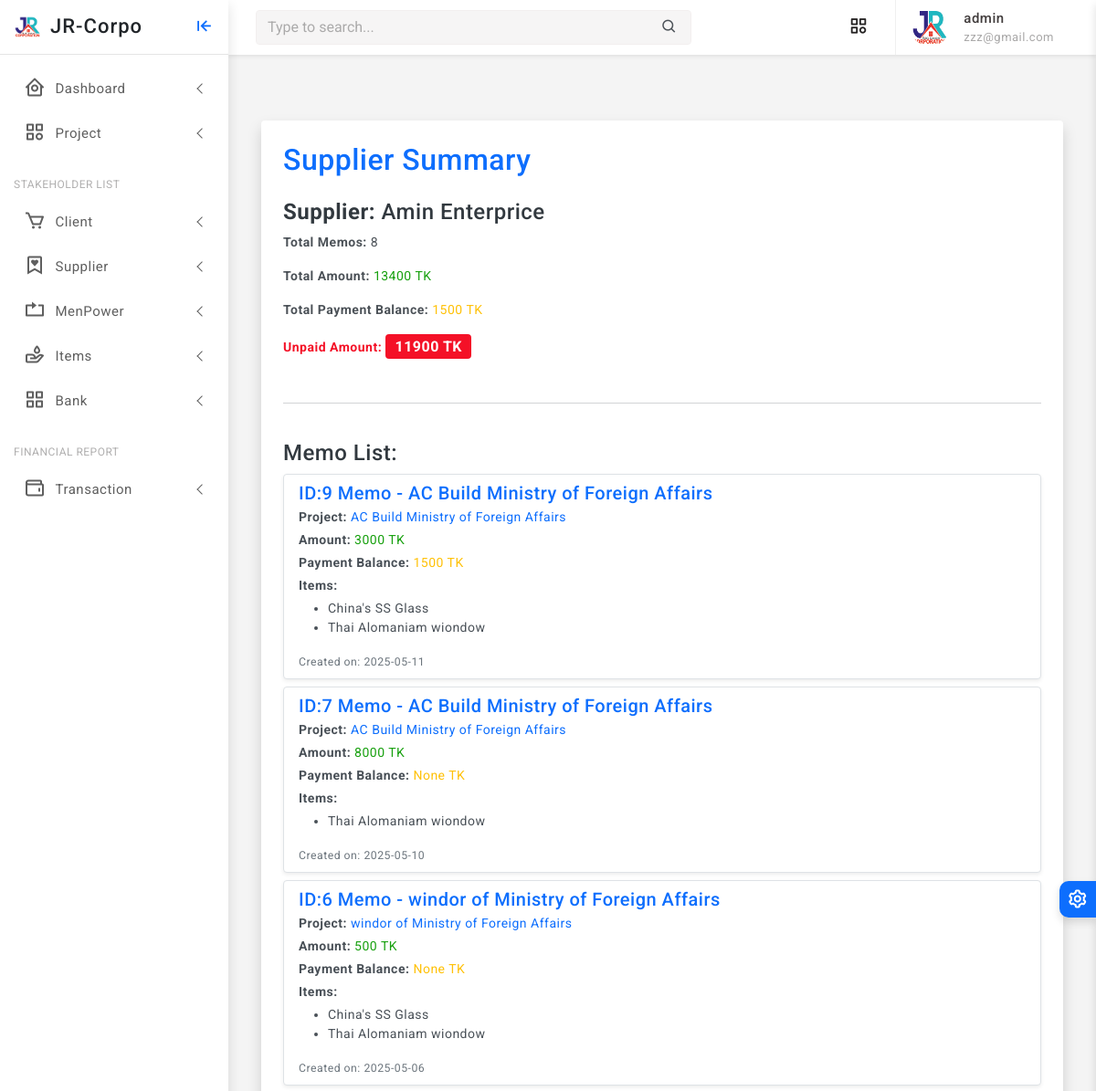
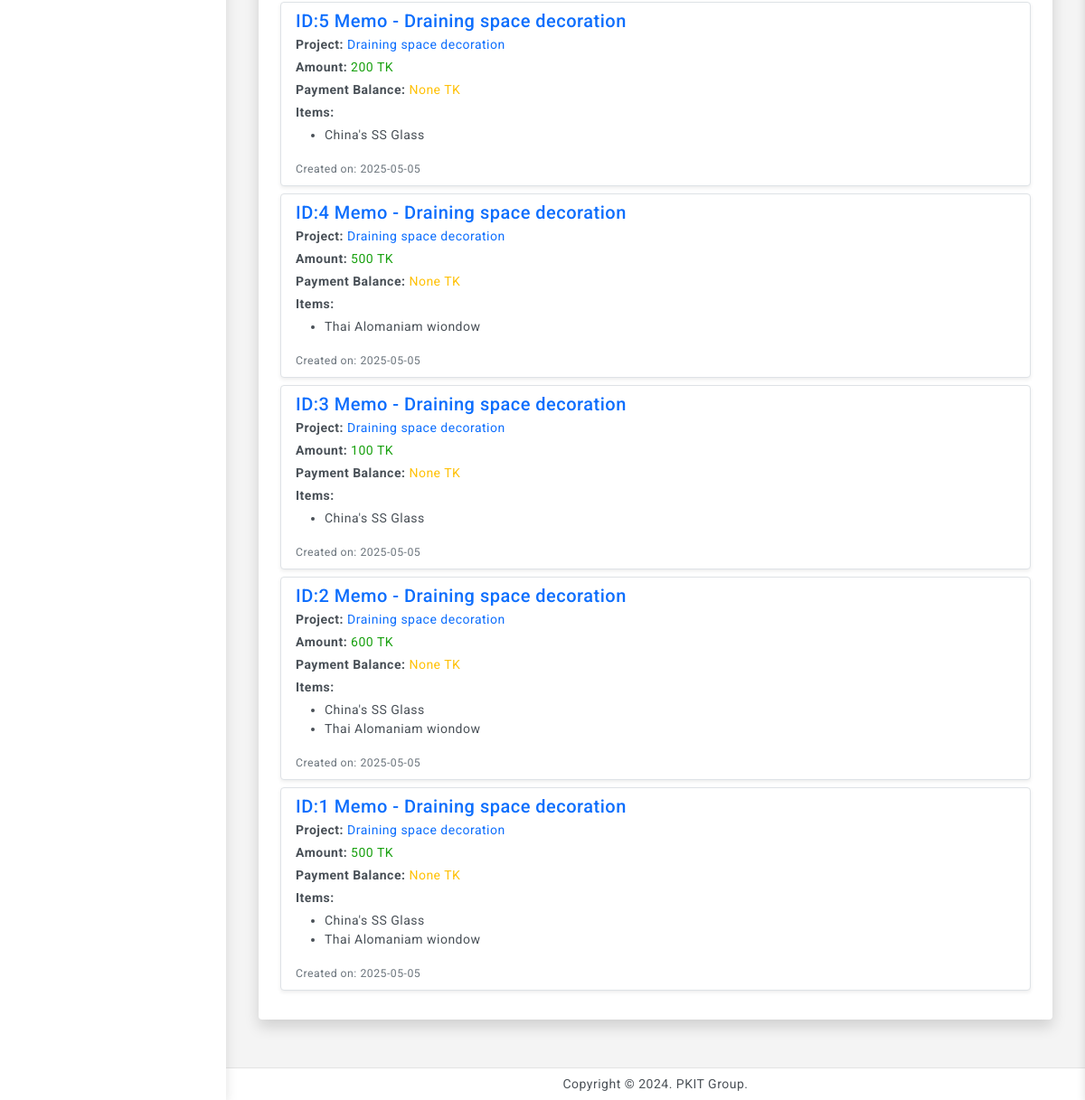
Page /supplier/5/memos/ (signed in) on the earlier database version (2 pictures, top to bottom).
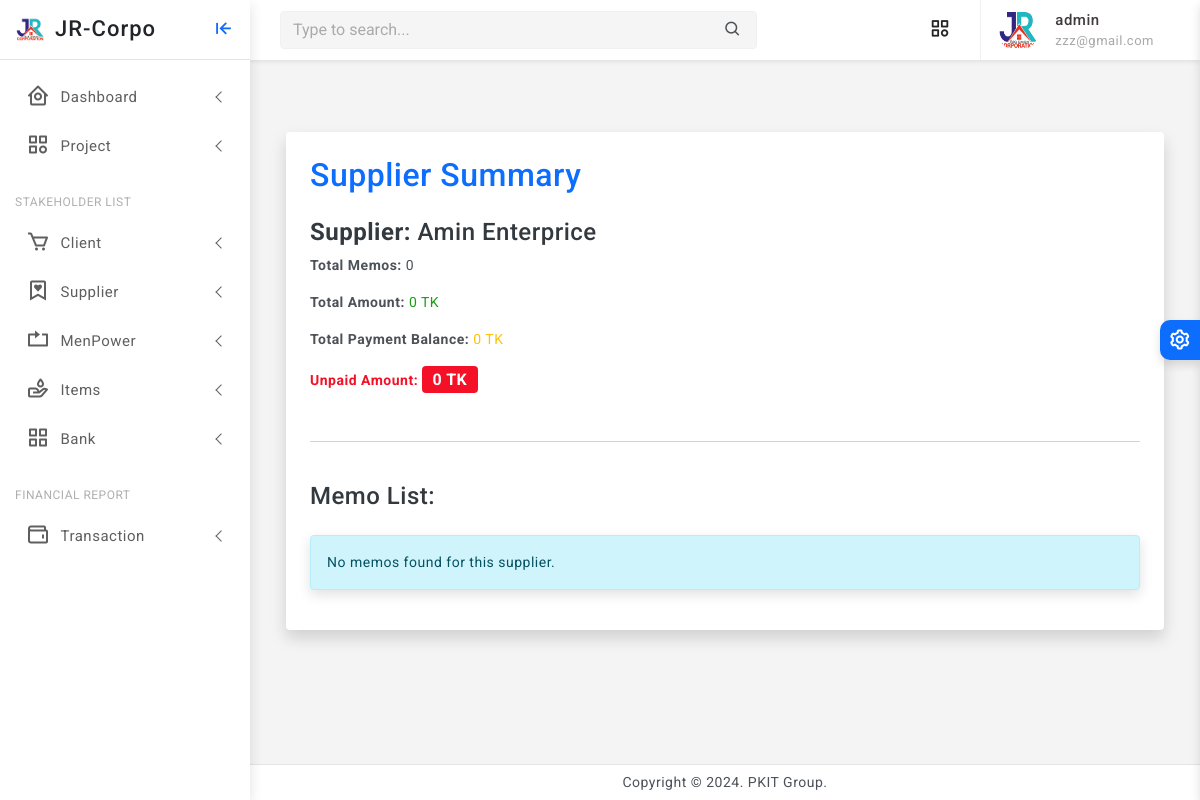
Same page on the later database version.
### core/models.py (models this page shows, shortened)
class Memo(models.Model):
    project = models.ForeignKey(Project, on_delete=models.CASCADE, related_name='item_memos')
    supplier = models.ForeignKey(Supplier, on_delete=models.CASCADE, related_name='memos')
    items = models.ManyToManyField(Item, related_name='memos')
    amount = models.PositiveIntegerField(default=0)
    payment_balance = models.PositiveIntegerField(default=0, null=True, blank=True)
    created_at = models.DateTimeField(auto_now_add=True)
    updated_at = models.DateTimeField(auto_now=True)
    def __str__(self):
        return f"Memo - {self.project.name}"

class Project(models.Model):
    STATUS_CHOICES = [
        ('RUNNING', 'Running'),
        ('TRIAL', 'Trial Period'),
        ('CLOSED', 'Closed'),
        ('OTHER', 'Other'),
    ]
    company = models.ForeignKey(Company, on_delete=models.CASCADE, related_name='projects')
    name = models.CharField(max_length=255)
    location = models.CharField(max_length=255)
    approximate_bill = models.PositiveIntegerField(default=0)
    current_cost = models.PositiveIntegerField(default=0, null=True, blank=True)
    final_bill = models.PositiveIntegerField(default=0, null=True, blank=True)
    current_paid = models.PositiveIntegerField(default=0, null=True, blank=True)
    created_at = models.DateTimeField(auto_now_add=True)
    updated_at = models.DateTimeField(auto_now=True)
    status = models.CharField(max_length=10, null=True, blank=True, choices=STATUS_CHOICES, default='RUNNING')

class Item(models.Model):
    item_name = models.CharField(max_length=255)
    image = models.ImageField(upload_to='media/item_images/', blank=True, null=True)
    category = models.ForeignKey(Category, on_delete=models.SET_NULL, null=True, related_name='items')
    created_at = models.DateTimeField(auto_now_add=True)
    updated_at = models.DateTimeField(auto_now=True)

### core/views.py (the view)
# urls.py: path('supplier/<int:supplier_id>/memos/', views.supplier_memo_summary, name='supplier_memo_summary'),
@staff_required
def supplier_memo_summary(request, supplier_id):
    supplier = get_object_or_404(Supplier, id=supplier_id)
    memos = Memo.objects.filter(supplier=supplier).select_related('project').prefetch_related('items').order_by('-created_at')
    total_memos = memos.count()
    total_amount = memos.aggregate(total=Sum('amount'))['total'] or 0
    total_payment_balance = memos.aggregate(balance=Sum('payment_balance'))['balance'] or 0
    baki_tk = total_amount- total_payment_balance
    context = {
        'supplier': supplier,
        'memos': memos,
        'total_memos': total_memos,
        'total_amount': total_amount,
        'total_payment_balance': total_payment_balance,
        'baki_tk': baki_tk,
    }
    return render(request, 'memo/supplier_memo_summary.html', context)

### core/views.py (called while the page is built)
def staff_required(view_func):
    return user_passes_test(lambda u: u.is_authenticated and u.is_staff)(view_func)

### core/templates/memo/supplier_memo_summary.html
{% extends 'partials/base0.html' %}
{% block content %}
{% load static %}
<div class="container my-5">
    <div class="card shadow p-4">
        <h2 class="text-primary mb-4">Supplier Summary</h2>
        <div class="mb-3">
            <h4><strong>Supplier:</strong> {{ supplier.name }}</h4>
            <p><strong>Total Memos:</strong> {{ total_memos }}</p>
            <p><strong>Total Amount:</strong> <span class="text-success">{{ total_amount }} TK</span></p>
            <p><strong>Total Payment Balance:</strong> <span class="text-warning">{{ total_payment_balance }} TK</span></p>
            <p><strong class="text-danger">Unpaid Amount:</strong>
               <span class="badge bg-danger fs-6">
                   {{ baki_tk }} TK
               </span>
            </p>
        </div>
        <hr>
        <h4 class="mt-4">Memo List:</h4>
        {% if memos %}
            <div class="list-group">
                {% for memo in memos %}
                    <div class="list-group-item list-group-item-action mb-2 border rounded shadow-sm">
                        <h5 class="mb-1 text-primary">ID:{{ memo.id }} {{ memo }}</h5>
                        <p class="mb-1">
                            <strong>Project:</strong>
                            <a href="{% url 'project_record_detail' memo.project.pk %}">
                                {{ memo.project.name }}
                            </a>
                        </p>
                        <p class="mb-1"><strong>Amount:</strong> <span class="text-success">{{ memo.amount }} TK</span></p>
                        <p class="mb-1"><strong>Payment Balance:</strong> <span class="text-warning">{{ memo.payment_balance }} TK</span></p>
                        <p class="mb-1"><strong>Items:</strong></p>
                        <ul>
                            {% for item in memo.items.all %}
                                <li>{{ item.item_name }}</li>
                            {% endfor %}
                        </ul>
                        <small class="text-muted">Created on: {{ memo.created_at|date:"Y-m-d" }}</small>
                    </div>
                {% endfor %}
            </div>
        {% else %}
            <div class="alert alert-info mt-3">
                No memos found for this supplier.
            </div>
        {% endif %}
    </div>
</div>
{% endblock %}

Differences in the rows shown:
removed Memo: id "9", project.name "Memo - AC Build Ministry of Foreign Affairs", project.name "AC Build Ministry of Foreign Affairs", amount "3000", payment_balance "1500", created_at "2025-05-11"
no longer on this page (row unchanged): Item: item_name "China's SS Glass"
no longer on this page (row unchanged): Item: item_name "Thai Alomaniam wiondow"
removed Memo: id "7", project.name "Memo - AC Build Ministry of Foreign Affairs", project.name "AC Build Ministry of Foreign Affairs", amount "8000", payment_balance "None", created_at "2025-05-10"
removed Memo: id "6", project.name "Memo - windor of Ministry of Foreign Affairs", project.name "windor of Ministry of Foreign Affairs", amount "500", payment_balance "None", created_at "2025-05-06"
removed Memo: id "5", project.name "Memo - Draining space decoration", project.name "Draining space decoration", amount "200", payment_balance "None", created_at "2025-05-05"
removed Memo: id "4", project.name "Memo - Draining space decoration", project.name "Draining space decoration", amount "500", payment_balance "None", created_at "2025-05-05"
removed Memo: id "3", project.name "Memo - Draining space decoration", project.name "Draining space decoration", amount "100", payment_balance "None", created_at "2025-05-05"
removed Memo: id "2", project.name "Memo - Draining space decoration", project.name "Draining space decoration", amount "600", payment_balance "None", created_at "2025-05-05"
removed Memo: id "1", project.name "Memo - Draining space decoration", project.name "Draining space decoration", amount "500", payment_balance "None", created_at "2025-05-05"
Other differences:
{{ total_memos }}: "8" → "0"
{{ total_amount }}: "13400" → "0"
{{ total_payment_balance }}: "1500" → "0"
{{ baki_tk }}: "11900" → "0"
text now shown: "No memos found for this supplier."
